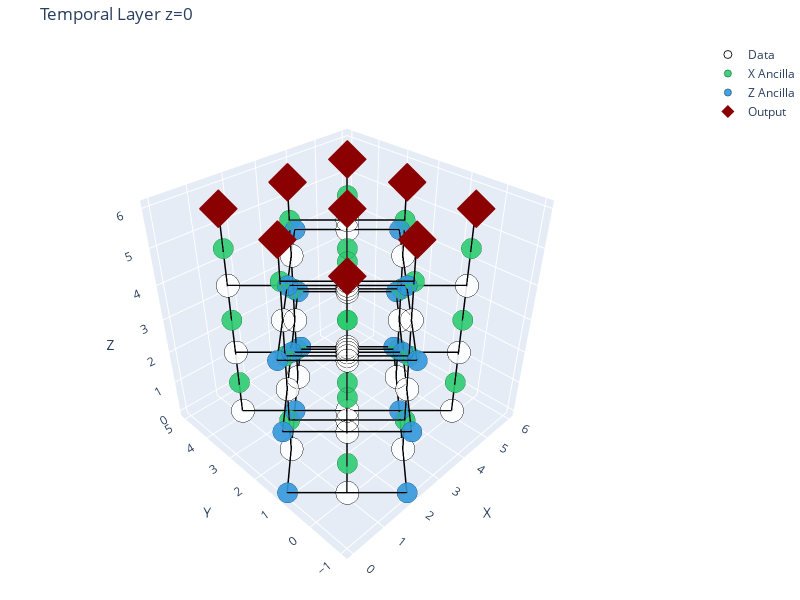

Notebook code cell kept with this figure:
### Code cell
# Plotly interactive visualization (colors/hover like visualize_initialize2)
from lspattern.visualizers.plotly_temporallayer import visualize_temporal_layer_plotly

fig = visualize_temporal_layer_plotly(
    layers[0], node_roles=None, show_edges=True
)
fig.show()

### Figure 1 — Plotly figure (JSON) as saved in the notebook; plotly's stock layout.template omitted (floating-point values rounded to 4 significant figures; data arrays with more than 128 entries replaced by an {"elided": "..."} marker saying what was removed)
{"data": [{"hovertemplate": "<b>%{text}</b><br>x: %{x}<br>y: %{y}<br>z: %{z}<extra></extra>", "marker": {"color": "white", "line": {"color": "black", "width": 1}, "opacity": 0.9, "size": 8}, "mode": "markers", "name": "Data", "text": ["Node 0: data", "Node 1: data", "Node 2: data", "Node 3: data", "Node 4: data", "Node 5: data", "Node 6: data", "Node 7: data", "Node 8: data", "Node 24: data", "Node 25: data", "Node 26: data", "Node 27: data", "Node 28: data", "Node 29: data", "Node 30: data", "Node 31: data", "Node 32: data", "Node 33: data", "Node 34: data", "Node 50: data", "Node 51: data", "Node 52: data", "Node 53: data", "Node 54: data", "Node 55: data", "Node 56: data", "Node 57: data", "Node 58: data", "Node 59: data", "Node 60: data", "Node 76: data", "Node 77: data", "Node 78: data", "Node 79: data", "Node 80: data", "Node 81: data", "Node 82: data", "Node 83: data", "Node 84: data", "Node 85: data", "Node 86: data"], "type": "scatter3d", "x": [1, 3, 5, 1, 3, 5, 1, 3, 5, 2, 4, 1, 3, 5, 1, 3, 5, 1, 3, 5, 2, 4, 1, 3, 5, 1, 3, 5, 1, 3, 5, 2, 4, 1, 3, 5, 1, 3, 5, 1, 3, 5], "y": [0, 0, 0, 2, 2, 2, 4, 4, 4, 1, 3, 0, 0, 0, 2, 2, 2, 4, 4, 4, 1, 3, 0, 0, 0, 2, 2, 2, 4, 4, 4, 1, 3, 0, 0, 0, 2, 2, 2, 4, 4, 4], "z": [0, 0, 0, 0, 0, 0, 0, 0, 0, 1, 1, 2, 2, 2, 2, 2, 2, 2, 2, 2, 3, 3, 4, 4, 4, 4, 4, 4, 4, 4, 4, 5, 5, 6, 6, 6, 6, 6, 6, 6, 6, 6]}, {"hovertemplate": "<b>%{text}</b><br>x: %{x}<br>y: %{y}<br>z: %{z}<extra></extra>", "marker": {"color": "#2ecc71", "line": {"color": "#1e8449", "width": 1}, "opacity": 0.9, "size": 7}, "mode": "markers", "name": "X Ancilla", "text": ["Node 15: ancilla_x", "Node 16: ancilla_x", "Node 17: ancilla_x", "Node 18: ancilla_x", "Node 19: ancilla_x", "Node 20: ancilla_x", "Node 21: ancilla_x", "Node 22: ancilla_x", "Node 23: ancilla_x", "Node 41: ancilla_x", "Node 42: ancilla_x", "Node 43: ancilla_x", "Node 44: ancilla_x", "Node 45: ancilla_x", "Node 46: ancilla_x", "Node 47: ancilla_x", "Node 48: ancilla_x", "Node 49: ancilla_x", "Node 67: ancilla_x", "Node 68: ancilla_x", "Node 69: ancilla_x", "Node 70: ancilla_x", "Node 71: ancilla_x", "Node 72: ancilla_x", "Node 73: ancilla_x", "Node 74: ancilla_x", "Node 75: ancilla_x"], "type": "scatter3d", "x": [1, 3, 5, 1, 3, 5, 1, 3, 5, 1, 3, 5, 1, 3, 5, 1, 3, 5, 1, 3, 5, 1, 3, 5, 1, 3, 5], "y": [0, 0, 0, 2, 2, 2, 4, 4, 4, 0, 0, 0, 2, 2, 2, 4, 4, 4, 0, 0, 0, 2, 2, 2, 4, 4, 4], "z": [1, 1, 1, 1, 1, 1, 1, 1, 1, 3, 3, 3, 3, 3, 3, 3, 3, 3, 5, 5, 5, 5, 5, 5, 5, 5, 5]}, {"hovertemplate": "<b>%{text}</b><br>x: %{x}<br>y: %{y}<br>z: %{z}<extra></extra>", "marker": {"color": "#3498db", "line": {"color": "#1f618d", "width": 1}, "opacity": 0.9, "size": 7}, "mode": "markers", "name": "Z Ancilla", "text": ["Node 9: ancilla_z", "Node 10: ancilla_z", "Node 11: ancilla_z", "Node 12: ancilla_z", "Node 13: ancilla_z", "Node 14: ancilla_z", "Node 35: ancilla_z", "Node 36: ancilla_z", "Node 37: ancilla_z", "Node 38: ancilla_z", "Node 39: ancilla_z", "Node 40: ancilla_z", "Node 61: ancilla_z", "Node 62: ancilla_z", "Node 63: ancilla_z", "Node 64: ancilla_z", "Node 65: ancilla_z", "Node 66: ancilla_z"], "type": "scatter3d", "x": [2, 0, 4, 2, 6, 4, 2, 0, 4, 2, 6, 4, 2, 0, 4, 2, 6, 4], "y": [-1, 1, 1, 3, 3, 5, -1, 1, 1, 3, 3, 5, -1, 1, 1, 3, 3, 5], "z": [0, 0, 0, 0, 0, 0, 2, 2, 2, 2, 2, 2, 4, 4, 4, 4, 4, 4]}, {"hoverinfo": "none", "line": {"color": "black", "width": 3}, "mode": "lines", "name": "Edges", "showlegend": false, "type": "scatter3d", "x": {"elided": "378 int values"}, "y": {"elided": "378 int values"}, "z": {"elided": "378 int values"}}, {"hovertemplate": "<b>%{text}</b><br>x: %{x}<br>y: %{y}<br>z: %{z}<extra></extra>", "marker": {"color": "darkred", "size": 10, "symbol": "diamond"}, "mode": "markers", "name": "Output", "text": ["Output node 78", "Output node 79", "Output node 80", "Output node 81", "Output node 82", "Output node 83", "Output node 84", "Output node 85", "Output node 86"], "type": "scatter3d", "x": [1, 3, 5, 1, 3, 5, 1, 3, 5], "y": [0, 0, 0, 2, 2, 2, 4, 4, 4], "z": [6, 6, 6, 6, 6, 6, 6, 6, 6]}], "layout": {"height": 600, "margin": {"b": 0, "l": 0, "r": 0, "t": 40}, "scene": {"aspectmode": "cube", "camera": {"eye": {"x": 1.5, "y": 1.5, "z": 1.5}}, "xaxis": {"autorange": "reversed", "title": {"text": "X"}}, "yaxis": {"autorange": "reversed", "title": {"text": "Y"}}, "zaxis": {"title": {"text": "Z"}}}, "title": {"text": "Temporal Layer z=0"}, "width": 800}}
